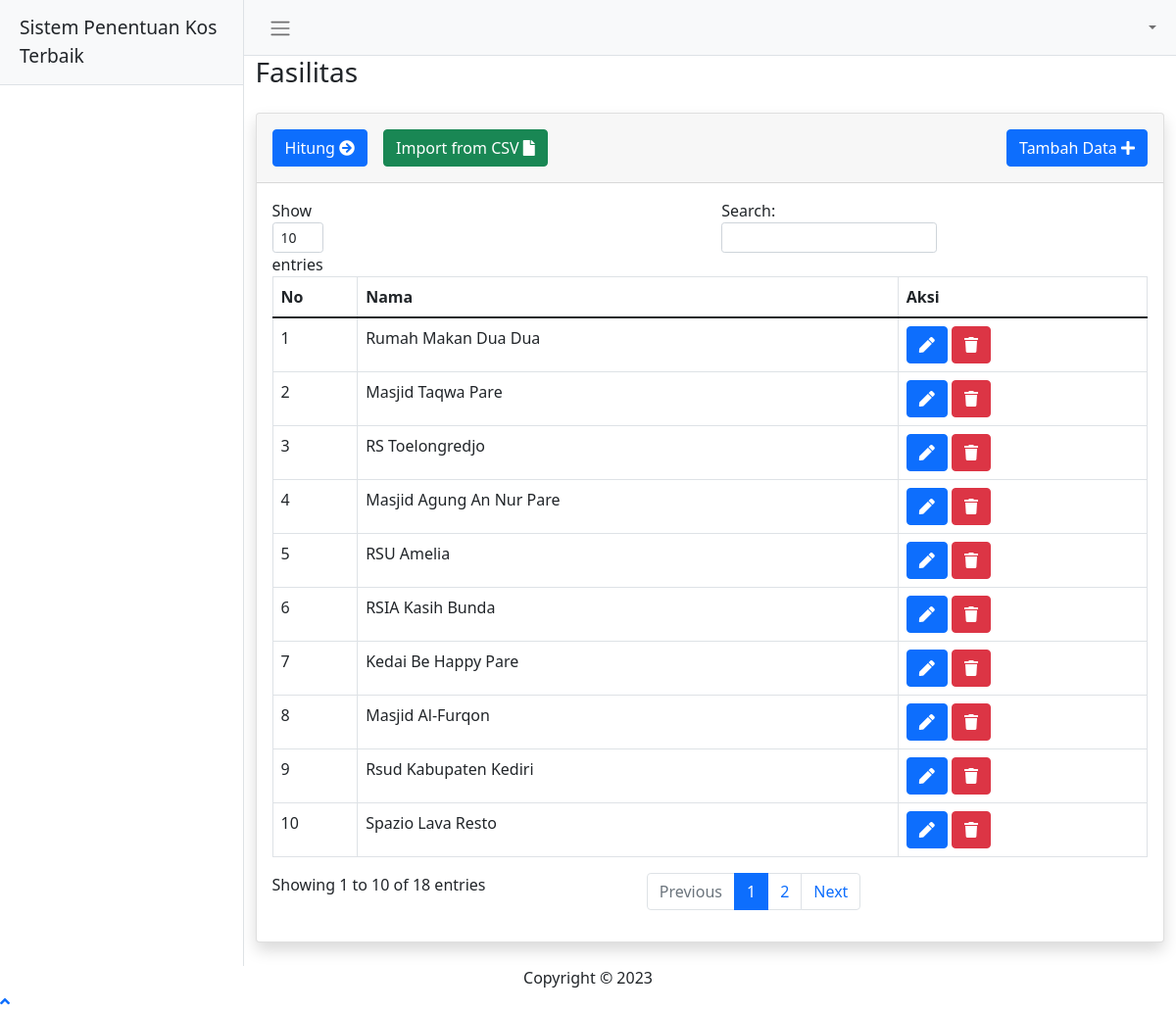
Screenshot of /index.php/fasilitas with the database file from the repository.
### tables this page shows
CREATE TABLE `tb_fasilitas` (
  `id_fasilitas` int(11) NOT NULL,
  `nama_fasilitas` varchar(255) DEFAULT NULL
);

### application/controllers/Fasilitas.php (called while the page is built, shortened)
<?php
class Fasilitas extends CI_Controller
{
    public function __construct()
    {
        $this->load->model('MFasilitas');
        $this->load->model('MKos');
        $this->load->model('MKriteria');
        $this->load->library('form_validation');
    }
    public function index()
    {
        $data['fasilitas'] = $this->MFasilitas->getAll();
        $this->load->view('Themes/Header', $data);
        $this->load->view('Themes/Menu');
        $this->load->view('Fasilitas/Index');
        $this->load->view('Themes/Footer');
        $this->load->view('Themes/Scripts');
    }
}

### index.php (called while the page is built, shortened)
<?php
require_once BASEPATH.'core/CodeIgniter.php';

### application/models/MFasilitas.php (called while the page is built, shortened)
<?php
class MFasilitas extends CI_Model
{
    public function getAll()
    {
        $query = $this->db->get('tb_fasilitas');
        return $query->result_array();
    }
}

### application/views/Fasilitas/Index.php (the view, shortened to what this page needs)
<div class="container-fluid">
    <div class="d-sm-flex align-items-center justify-content-between mb-4">
        <h1 class="h3 mb-0 text-gray-800">Fasilitas</h1>
    </div>
    <div class="card shadow mb-4">
        <div class="card-header py-3">
            <a href="<?= base_url('calc-fasilitas') ?>" class="btn btn-primary float-start">Hitung <i class="fas fa-arrow-circle-right"></i></a>
            <a href="#" class="btn btn-success float-right ms-3" data-bs-toggle="modal" data-bs-target="#importFasilitasModal">Import from CSV <i class="fas fa-file"></i></a>
            <a href="<?= base_url('add-fasilitas') ?>" class="btn btn-primary float-end">Tambah Data <i class="fas fa-plus"></i></a>
        </div>
        <div class="card-body">
            <div class="table-responsive">
                <table class="table table-bordered" id="dataTable" width="100%" cellspacing="0">
                    <thead>
                        <tr>
                            <th>No</th>
                            <th>Nama</th>
                            <th>Aksi</th>
                        </tr>
                    </thead>
                    <tbody>
                        <?php
                        $no = 1;
                        foreach ($fasilitas as $data) : ?>
                            <tr>
                                <td><?= $no++ ?></td>
                                <td><?= $data['nama_fasilitas'] ?></td>
                                <td>
                                    <a href="<?= base_url('update-fasilitas/') . $data['id_fasilitas'] ?>" class="btn btn-primary" title="Ubah"><i class="fas fa-pen"></i></a>
                                    <a href="<?= base_url('delete-fasilitas/') . $data['id_fasilitas']  ?>" class="btn btn-danger" title="Hapus" onclick="return confirm('Yakin akan menghapus data?')"><i class="fas fa-trash"></i></a>
                                </td>
                            </tr>
                        <?php endforeach; ?>
                    </tbody>
                </table>
            </div>
        </div>
    </div>
</div>

### rows the page displays
tb_fasilitas: nama_fasilitas "Rumah Makan Dua Dua"
tb_fasilitas: nama_fasilitas "Masjid Taqwa Pare"
tb_fasilitas: nama_fasilitas "RS Toelongredjo"
tb_fasilitas: nama_fasilitas "Masjid Agung An Nur Pare"
tb_fasilitas: nama_fasilitas "RSU Amelia"
tb_fasilitas: nama_fasilitas "RSIA Kasih Bunda"
tb_fasilitas: nama_fasilitas "Kedai Be Happy Pare"
tb_fasilitas: nama_fasilitas "Masjid Al-Furqon"
tb_fasilitas: nama_fasilitas "Rsud Kabupaten Kediri"
tb_fasilitas: nama_fasilitas "Spazio Lava Resto"
